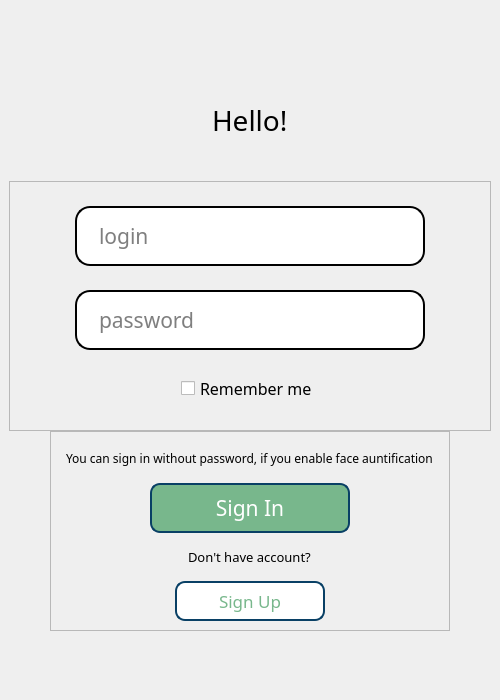
<?xml version="1.0" encoding="UTF-8"?>
<ui version="4.0">
 <class>MainWindow</class>
 <widget class="QMainWindow" name="MainWindow">
  <property name="geometry">
   <rect>
    <x>0</x>
    <y>0</y>
    <width>500</width>
    <height>700</height>
   </rect>
  </property>
  <property name="minimumSize">
   <size>
    <width>500</width>
    <height>700</height>
   </size>
  </property>
  <property name="maximumSize">
   <size>
    <width>500</width>
    <height>700</height>
   </size>
  </property>
  <property name="windowTitle">
   <string>MainWindow</string>
  </property>
  <property name="styleSheet">
   <string notr="true">color: rgb(0, 0, 0);</string>
  </property>
  <widget class="QWidget" name="centralwidget">
   <layout class="QVBoxLayout" name="verticalLayout_3">
    <item>
     <layout class="QVBoxLayout" name="LogPassLayout" stretch="0,0,0">
      <property name="spacing">
       <number>0</number>
      </property>
      <property name="sizeConstraint">
       <enum>QLayout::SetFixedSize</enum>
      </property>
      <property name="leftMargin">
       <number>0</number>
      </property>
      <property name="topMargin">
       <number>50</number>
      </property>
      <property name="bottomMargin">
       <number>60</number>
      </property>
      <item alignment="Qt::AlignHCenter">
       <widget class="QLabel" name="helloTitle">
        <property name="font">
         <font>
          <family>Bahnschrift</family>
          <pointsize>21</pointsize>
         </font>
        </property>
        <property name="text">
         <string>Hello!</string>
        </property>
       </widget>
      </item>
      <item>
       <widget class="QFrame" name="log_pass_frame">
        <property name="minimumSize">
         <size>
          <width>0</width>
          <height>250</height>
         </size>
        </property>
        <property name="maximumSize">
         <size>
          <width>16777215</width>
          <height>400</height>
         </size>
        </property>
        <property name="frameShape">
         <enum>QFrame::StyledPanel</enum>
        </property>
        <property name="frameShadow">
         <enum>QFrame::Raised</enum>
        </property>
        <layout class="QVBoxLayout" name="verticalLayout_2">
         <property name="spacing">
          <number>0</number>
         </property>
         <property name="leftMargin">
          <number>0</number>
         </property>
         <property name="topMargin">
          <number>0</number>
         </property>
         <property name="rightMargin">
          <number>0</number>
         </property>
         <property name="bottomMargin">
          <number>0</number>
         </property>
         <item alignment="Qt::AlignHCenter">
          <widget class="QLineEdit" name="login">
           <property name="minimumSize">
            <size>
             <width>350</width>
             <height>60</height>
            </size>
           </property>
           <property name="maximumSize">
            <size>
             <width>350</width>
             <height>60</height>
            </size>
           </property>
           <property name="font">
            <font>
             <family>Bahnschrift</family>
             <pointsize>16</pointsize>
            </font>
           </property>
           <property name="styleSheet">
            <string notr="true">color: rgb(0, 0, 0);
background-color: rgb(255, 255, 255);
border-radius: 15px;                     /* &lt;----  20px  */ 
border: 2px solid #000000;
padding-left: 20px
</string>
           </property>
           <property name="maxLength">
            <number>20</number>
           </property>
           <property name="placeholderText">
            <string>login</string>
           </property>
           <property name="clearButtonEnabled">
            <bool>true</bool>
           </property>
          </widget>
         </item>
         <item alignment="Qt::AlignHCenter">
          <widget class="QLineEdit" name="password">
           <property name="sizePolicy">
            <sizepolicy hsizetype="Fixed" vsizetype="Fixed">
             <horstretch>0</horstretch>
             <verstretch>0</verstretch>
            </sizepolicy>
           </property>
           <property name="minimumSize">
            <size>
             <width>350</width>
             <height>60</height>
            </size>
           </property>
           <property name="maximumSize">
            <size>
             <width>350</width>
             <height>60</height>
            </size>
           </property>
           <property name="baseSize">
            <size>
             <width>350</width>
             <height>60</height>
            </size>
           </property>
           <property name="font">
            <font>
             <family>Bahnschrift</family>
             <pointsize>16</pointsize>
            </font>
           </property>
           <property name="styleSheet">
            <string notr="true">color: rgb(0, 0, 0);
background-color: rgb(255, 255, 255);
border-radius: 15px;                     /* &lt;----  20px  */ 
border: 2px solid #000000;
padding-left: 20px
</string>
           </property>
           <property name="text">
            <string/>
           </property>
           <property name="maxLength">
            <number>19</number>
           </property>
           <property name="echoMode">
            <enum>QLineEdit::Password</enum>
           </property>
           <property name="placeholderText">
            <string>password</string>
           </property>
           <property name="clearButtonEnabled">
            <bool>true</bool>
           </property>
          </widget>
         </item>
         <item alignment="Qt::AlignHCenter">
          <widget class="QCheckBox" name="remember_me_check">
           <property name="maximumSize">
            <size>
             <width>400</width>
             <height>16777215</height>
            </size>
           </property>
           <property name="font">
            <font>
             <family>Bahnschrift</family>
             <pointsize>12</pointsize>
            </font>
           </property>
           <property name="text">
            <string>Remember me</string>
           </property>
          </widget>
         </item>
        </layout>
       </widget>
      </item>
      <item alignment="Qt::AlignHCenter|Qt::AlignTop">
       <widget class="QFrame" name="Buttons">
        <property name="minimumSize">
         <size>
          <width>400</width>
          <height>200</height>
         </size>
        </property>
        <property name="maximumSize">
         <size>
          <width>255</width>
          <height>170</height>
         </size>
        </property>
        <property name="frameShape">
         <enum>QFrame::StyledPanel</enum>
        </property>
        <property name="frameShadow">
         <enum>QFrame::Raised</enum>
        </property>
        <layout class="QVBoxLayout" name="verticalLayout">
         <item alignment="Qt::AlignHCenter">
          <widget class="QLabel" name="faceAuthNote">
           <property name="enabled">
            <bool>false</bool>
           </property>
           <property name="font">
            <font>
             <family>Bahnschrift</family>
             <pointsize>9</pointsize>
            </font>
           </property>
           <property name="text">
            <string>&lt;html&gt;&lt;head/&gt;&lt;body&gt;&lt;p&gt;You can sign in without password, if you enable face auntification&lt;/p&gt;&lt;/body&gt;&lt;/html&gt;</string>
           </property>
          </widget>
         </item>
         <item alignment="Qt::AlignHCenter">
          <widget class="QPushButton" name="SignInButton">
           <property name="enabled">
            <bool>true</bool>
           </property>
           <property name="minimumSize">
            <size>
             <width>200</width>
             <height>50</height>
            </size>
           </property>
           <property name="maximumSize">
            <size>
             <width>200</width>
             <height>50</height>
            </size>
           </property>
           <property name="baseSize">
            <size>
             <width>200</width>
             <height>40</height>
            </size>
           </property>
           <property name="font">
            <font>
             <family>Bahnschrift</family>
             <pointsize>16</pointsize>
             <weight>9</weight>
             <italic>false</italic>
             <bold>false</bold>
            </font>
           </property>
           <property name="mouseTracking">
            <bool>false</bool>
           </property>
           <property name="layoutDirection">
            <enum>Qt::LeftToRight</enum>
           </property>
           <property name="autoFillBackground">
            <bool>false</bool>
           </property>
           <property name="styleSheet">
            <string notr="true">QPushButton {
	color: rgb(255, 255, 255);
	background-color: rgb(120, 183, 140);
	border-radius: 10px;
	border: 2px solid #094065;
}

QPushButton:hover{
	color: rgb(255, 255, 255);
	background-color: rgb(100, 183, 140);
	border-radius: 10px;
	border: 2px solid #094065;
}

QPushButton:pressed{
	color: rgb(255, 255, 255);
	background-color: rgb(88, 162, 123);
	border-radius: 10px;
	border: 2px solid #094065;
}</string>
           </property>
           <property name="text">
            <string>Sign In</string>
           </property>
           <property name="checkable">
            <bool>false</bool>
           </property>
           <property name="autoDefault">
            <bool>false</bool>
           </property>
          </widget>
         </item>
         <item alignment="Qt::AlignHCenter">
          <widget class="QLabel" name="account">
           <property name="font">
            <font>
             <family>Bahnschrift</family>
             <pointsize>10</pointsize>
            </font>
           </property>
           <property name="text">
            <string>&lt;html&gt;&lt;head/&gt;&lt;body&gt;&lt;p&gt;Don't have account?&lt;/p&gt;&lt;/body&gt;&lt;/html&gt;</string>
           </property>
          </widget>
         </item>
         <item alignment="Qt::AlignHCenter">
          <widget class="QPushButton" name="SignUpButton">
           <property name="enabled">
            <bool>true</bool>
           </property>
           <property name="minimumSize">
            <size>
             <width>150</width>
             <height>40</height>
            </size>
           </property>
           <property name="maximumSize">
            <size>
             <width>150</width>
             <height>40</height>
            </size>
           </property>
           <property name="baseSize">
            <size>
             <width>150</width>
             <height>40</height>
            </size>
           </property>
           <property name="font">
            <font>
             <family>Bahnschrift</family>
             <pointsize>13</pointsize>
             <weight>9</weight>
             <italic>false</italic>
             <bold>false</bold>
            </font>
           </property>
           <property name="mouseTracking">
            <bool>false</bool>
           </property>
           <property name="layoutDirection">
            <enum>Qt::LeftToRight</enum>
           </property>
           <property name="autoFillBackground">
            <bool>false</bool>
           </property>
           <property name="styleSheet">
            <string notr="true">QPushButton {
	color: rgb(120, 183, 140);
	background-color: rgb(255, 255, 255);
	border-radius: 10px;
	border: 2px solid #094065;
}

QPushButton:hover{
	color: rgb(255, 255, 255);
	background-color: rgb(100, 183, 140);
	border-radius: 10px;
	border: 2px solid #094065;
}

QPushButton:pressed{
	color: rgb(255, 255, 255);
	background-color: rgb(88, 162, 123);
	border-radius: 10px; 
	border: 2px solid #094065;
}</string>
           </property>
           <property name="text">
            <string>Sign Up</string>
           </property>
           <property name="checkable">
            <bool>false</bool>
           </property>
           <property name="autoDefault">
            <bool>false</bool>
           </property>
          </widget>
         </item>
        </layout>
       </widget>
      </item>
     </layout>
    </item>
   </layout>
  </widget>
 </widget>
 <resources/>
 <connections/>
</ui>
